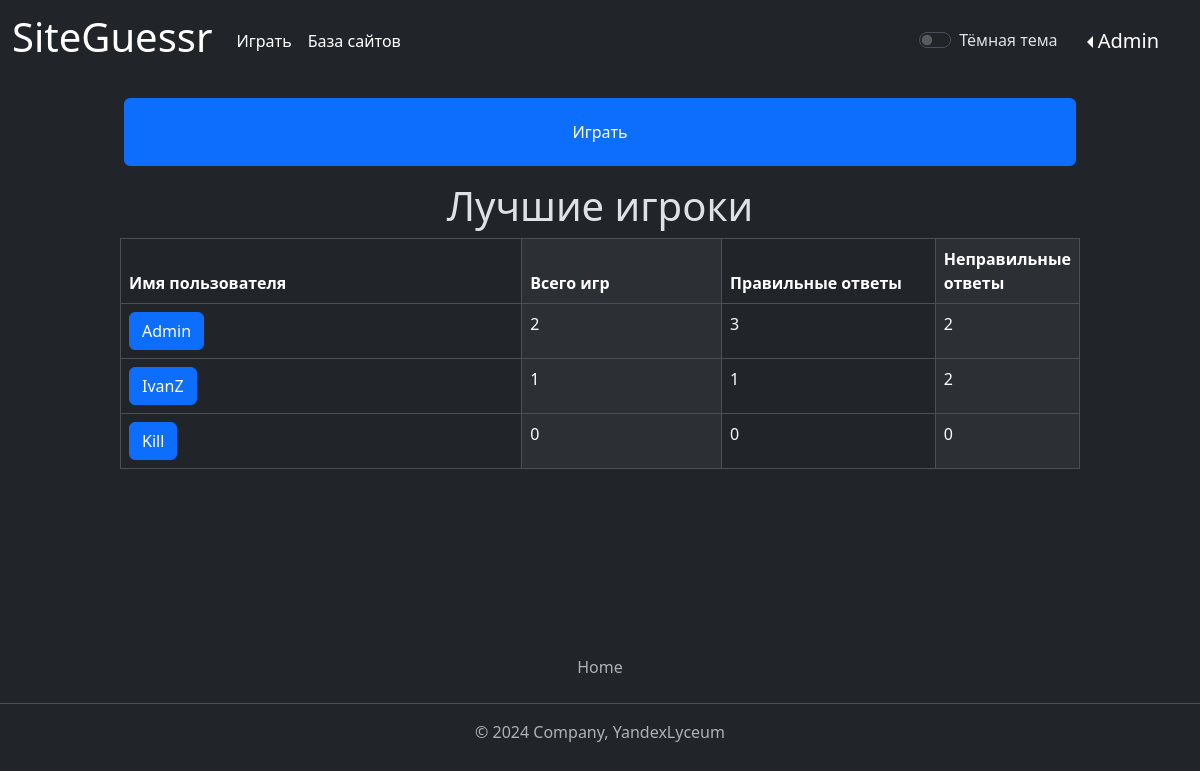
Screenshot of / (signed in) with the database file from the repository.
### data/users.py (models this page shows, shortened)
class User(SqlAlchemyBase, UserMixin, SerializerMixin):
    __tablename__ = 'user'
    id = sqlalchemy.Column(sqlalchemy.Integer,
                           primary_key=True, autoincrement=True)
    login = sqlalchemy.Column(sqlalchemy.String, unique=True, nullable=True)
    description = sqlalchemy.Column(sqlalchemy.String)  # описание
    role = sqlalchemy.Column(sqlalchemy.String, nullable=True, default="newbie")  # роль
    banned = sqlalchemy.Column(sqlalchemy.Boolean, nullable=True, default=False)  # бан
    created_date = sqlalchemy.Column(sqlalchemy.DateTime)
    modified_date = sqlalchemy.Column(sqlalchemy.DateTime)
    hashed_password = sqlalchemy.Column(sqlalchemy.String, nullable=True)
    statistic = orm.relationship("Statistic", back_populates='user', uselist=False)
    games = orm.relationship("Game", back_populates='user')
    website = orm.relationship("Website", back_populates='user')

### data/statistics.py (models this page shows)
class Statistic(SqlAlchemyBase, UserMixin, SerializerMixin):
    __tablename__ = 'statistic'
    id = sqlalchemy.Column(sqlalchemy.Integer,
                           primary_key=True, autoincrement=True)
    user_id = sqlalchemy.Column(sqlalchemy.Integer, sqlalchemy.ForeignKey("user.id"), nullable=True, unique=True)
    total_games = sqlalchemy.Column(sqlalchemy.Integer, nullable=True, default=0)  # общее количество сыгранных игр
    correct_answers = sqlalchemy.Column(sqlalchemy.Integer, nullable=True, default=0)  # количество правильных ответов
    wrong_answers = sqlalchemy.Column(sqlalchemy.Integer, nullable=True, default=0)  # количество неправильных ответов
    average_score = sqlalchemy.Column(sqlalchemy.Integer, nullable=True, default=0)  # средний балл за игру
    best_score = sqlalchemy.Column(sqlalchemy.Integer, nullable=True, default=0)  # лучший счёт
    user = orm.relationship('User')

### server.py (the view)
@app.route("/")
def index():
    db_sess = db_session.create_session()
    params = {"title": "Лучшие игроки",
              "users": [user for user in
                        db_sess.query(User).join(Statistic).filter(User.banned == 0).order_by(
                            desc(Statistic.correct_answers), desc(User.login)).limit(10).all()]}
    return render_template("index.html", **params)

### data/db_session.py (called while the page is built)
def create_session() -> Session:
    global __factory
    return __factory()

### server.py (called while the page is built)
@login_manager.user_loader
def load_user(user_id):
    db_sess = db_session.create_session()
    return db_sess.query(User).get(user_id)

### templates/index.html (shortened to what this page needs)
<div class="main-body">
    <div class="row" style="height: 100px">
        <a href="/game_menu" class="h-100 p-3">
            <button class="btn btn-primary w-100 h-100">
                Играть
            </button>
        </a>
    </div>
    <div class="row">
        <h1 class="text-center">Лучшие игроки</h1>
        <div class="container">
            <table class="table table-striped-columns table-bordered ">
                <thead>
                <tr class="">
                    <th class="col-6" scope="col">Имя пользователя</th>
                    <th class="col-3" scope="col">Всего игр</th>
                    <th class="col-3" scope="col">Правильные ответы</th>
                    <th class="col-3" scope="col">Неправильные ответы</th>
                </tr>
                </thead>
                <tbody>
                <tr class="">
                    <td><a class="btn btn-primary" href="/profile/<% user.login %>" role="button"><% user.login %></a>
                    </td>
                    <td><% user.statistic.total_games %></td>
                    <td><% user.statistic.correct_answers %></td>
                    <td><% user.statistic.wrong_answers %></td>
                </tr>
                </tbody>
            </table>
        </div>
    </div>
</div>

### templates/base.html (shortened to what this page needs)
<!DOCTYPE html>
<html lang="ru" data-bs-theme="dark">
<head>
    <link href="https://cdn.jsdelivr.net/npm/bootstrap@5.3.2/dist/css/bootstrap.min.css" rel="stylesheet"
>
    <link rel="stylesheet" type="text/css" href=<% url_for(
    'static', filename='css/style.css') %> />
</head>
<body class="d-flex flex-column min-vh-100">
<header>
    <nav class="navbar navbar-expand">
        <div class="container-fluid">
            <a class="navbar-brand" href="/"><h1> SiteGuessr </h1></a>
            <div class="collapse navbar-collapse" id="navbarNav">
                <ul class="navbar-nav">
                    <li class="nav-item">
                        <a class="nav-link active" aria-current="page" href="/game_menu">Играть</a>
                    </li>
                </ul>
                <ul class="navbar-nav">
                    <li class="nav-item">
                        <a href="/websites" class="nav-link active" aria-current="page">База сайтов</a>
                    </li>
                </ul>
            </div>
            <div class="form-check form-switch px-3">
                <input class="form-check-input" type="checkbox" role="switch" id="btnSwitch">
                <label class="form-check-label" for="btnSwitch">Тёмная тема</label>
            </div>
            <div class="row">
                <div class="dropdown dropstart">
                    <button class="navbar-brand dropdown-toggle btn"
                            id="dropdownMenuLink" data-bs-toggle="dropdown" aria-expanded="false"><%
                    </button>
                </div>
            </div>
        </div>
    </nav>
</header>
<footer class="py-3 my-4 mt-auto">
    <ul class="nav justify-content-center border-bottom pb-3 mb-3">
        <li class="nav-item"><a href="/" class="nav-link px-2 text-muted">Home</a></li>
    </ul>
    <p class="text-center text-muted">© 2024 Company, YandexLyceum</p>
</footer>
</body>
</html>

### static/css/style.css (style rules this page uses)
.main-body { margin-left: 10%; margin-right: 10%; }

### rows the page displays
User: login "Admin", statistic.total_games "2", statistic.correct_answers "3", statistic.wrong_answers "2"
User: login "IvanZ", statistic.total_games "1", statistic.correct_answers "1", statistic.wrong_answers "2"
User: login "Kill", statistic.total_games "0", statistic.correct_answers "0", statistic.wrong_answers "0"
